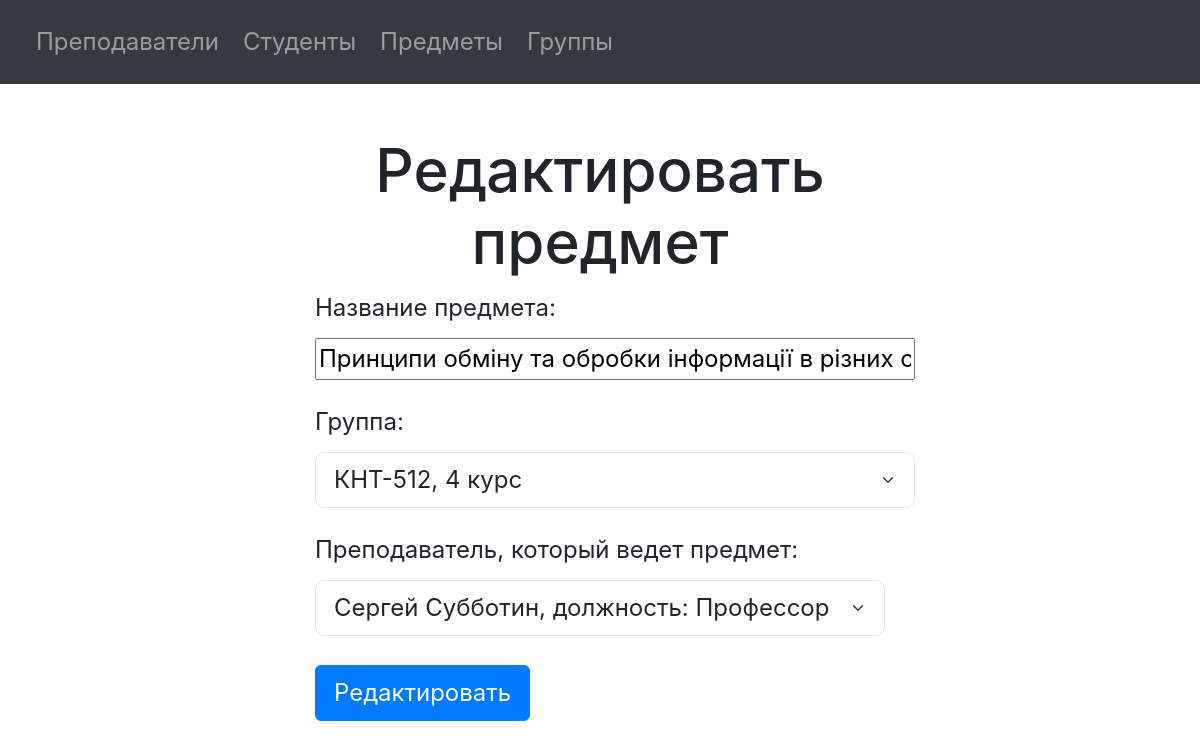
Before: /subject/3/edit with the older database file.
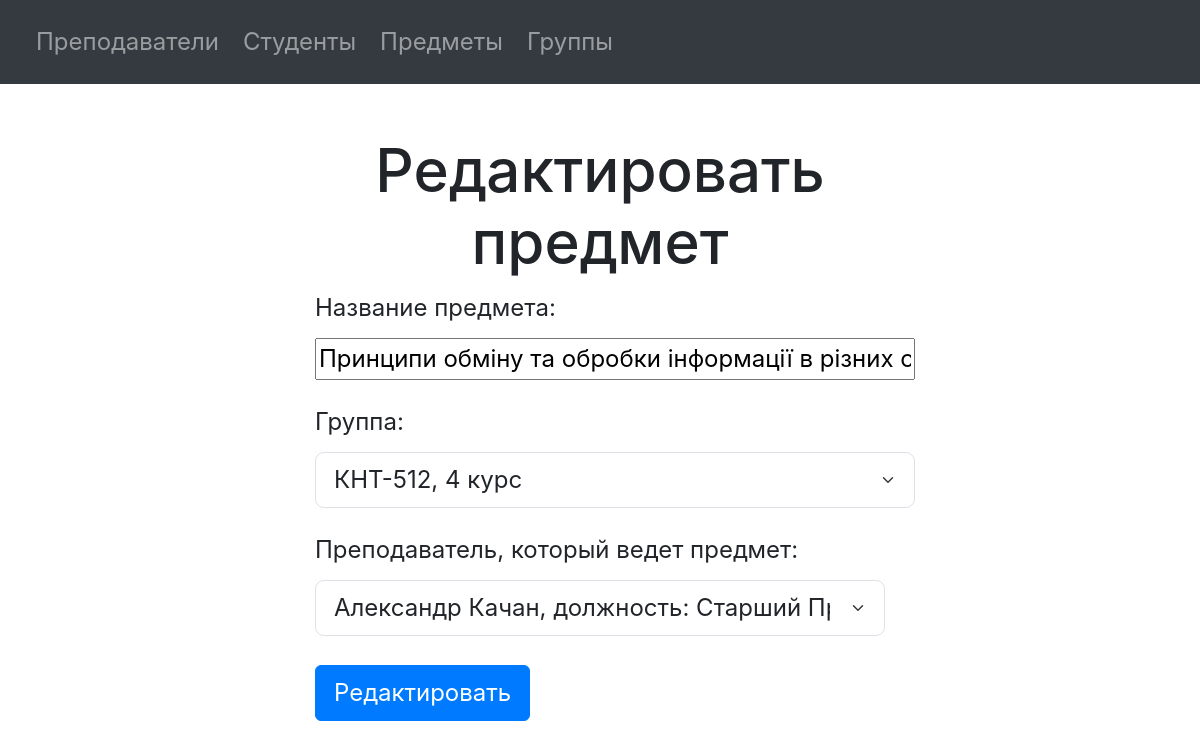
After: the same page with the newer database file.
### university/models.py (models this page shows, shortened)
class Subject(models.Model):
    title = models.CharField(max_length=80, verbose_name="Название предмета")
    group = models.ForeignKey(to=Group, related_name="subjects", on_delete=models.CASCADE, verbose_name="Группа")
    teacher = models.ForeignKey(to=Teacher, on_delete=models.CASCADE,
                                verbose_name="Преподаватель, который ведет предмет")
    class Meta:
        verbose_name = "Предмет"
        verbose_name_plural = "Предметы"

### university/views.py (the view, shortened to what this page needs)
# urls.py: path('subject/<int:subject_id>/edit', edit_subject, name='edit_subject'),
def edit_subject(request, subject_id):
    subject = Subject.objects.get(id=subject_id)
    subject_form = SubjectForm(instance=subject)
    context = {
        'title': 'Редактировать предмет',
        'confirm_button': 'Редактировать',
        'form': subject_form,
    }
    return render(request, "form.html", context)

### university/forms.py
class SubjectForm(forms.ModelForm):
    def __init__(self, *args, **kwargs):
        super().__init__(*args, **kwargs)
    class Meta:
        model = Subject
        fields = '__all__'
        widgets = {
            'title': forms.TextInput(attrs={'class': 'form-input', 'style': 'width: 600px;'}),
            'teacher': forms.Select(attrs={'class': 'form-select', }, choices=JOB_POSITION_CHOICES),
            'group': forms.Select(attrs={'class': 'form-select', 'style': 'width: 600px;'}, choices=Group.objects.all),
        }

### university/models.py (called while the page is built)
    def __str__(self):
        return f'{self.title}, {self.course} курс'

    def __str__(self):
        return f'{self.first_name} {self.last_name}, должность: {self.job_position}'

### templates/form.html (shortened to what this page needs)
{% include "navigation.html" %}
<!DOCTYPE html>
<html lang="en">
<body>
<div class="col-md-6 mx-auto">
    <h1 style="text-align: center"> {{ title }}</h1>
    <form method="post" class="vacancy" enctype="multipart/form-data">
        {% for f in form %}
            <p><label class="form-label" for="{{ f.id_for_label }}">{{ f.label }}: </label><br>{{ f }}</p>
        {% endfor %}
        <button type="submit" class="btn btn-primary">{{ confirm_button }}</button>
    </form>
</div>
</body>
</html>

Changed rows visible on the page:
changed Subject "Принципи обміну та обробки інформації в різних системах": teacher "Сергей Субботин, должность: Профессор" → "Александр Качан, должность: Старший Преподаватель"
